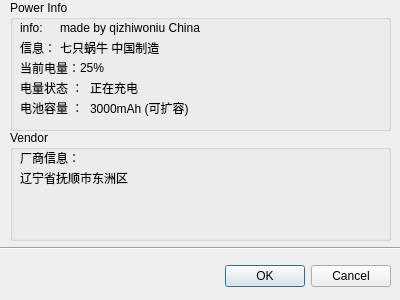
<?xml version="1.0" encoding="UTF-8"?>
<ui version="4.0">
 <class>Power</class>
 <widget class="QDialog" name="Power">
  <property name="geometry">
   <rect>
    <x>0</x>
    <y>0</y>
    <width>400</width>
    <height>300</height>
   </rect>
  </property>
  <property name="windowTitle">
   <string>INFO</string>
  </property>
  <widget class="QDialogButtonBox" name="buttonBox">
   <property name="geometry">
    <rect>
     <x>50</x>
     <y>260</y>
     <width>341</width>
     <height>32</height>
    </rect>
   </property>
   <property name="orientation">
    <enum>Qt::Orientation::Horizontal</enum>
   </property>
   <property name="standardButtons">
    <set>QDialogButtonBox::StandardButton::Cancel|QDialogButtonBox::StandardButton::Ok</set>
   </property>
  </widget>
  <widget class="Line" name="line">
   <property name="geometry">
    <rect>
     <x>-10</x>
     <y>240</y>
     <width>421</width>
     <height>16</height>
    </rect>
   </property>
   <property name="orientation">
    <enum>Qt::Orientation::Horizontal</enum>
   </property>
  </widget>
  <widget class="QGroupBox" name="groupBox">
   <property name="geometry">
    <rect>
     <x>10</x>
     <y>0</y>
     <width>381</width>
     <height>131</height>
    </rect>
   </property>
   <property name="title">
    <string>Power Info</string>
   </property>
   <widget class="QLabel" name="label">
    <property name="geometry">
     <rect>
      <x>10</x>
      <y>20</y>
      <width>41</width>
      <height>16</height>
     </rect>
    </property>
    <property name="text">
     <string>info:</string>
    </property>
   </widget>
   <widget class="QLabel" name="label_2">
    <property name="geometry">
     <rect>
      <x>50</x>
      <y>20</y>
      <width>321</width>
      <height>16</height>
     </rect>
    </property>
    <property name="text">
     <string>made by qizhiwoniu China</string>
    </property>
   </widget>
   <widget class="QLabel" name="label_3">
    <property name="geometry">
     <rect>
      <x>10</x>
      <y>40</y>
      <width>41</width>
      <height>16</height>
     </rect>
    </property>
    <property name="text">
     <string>信息：</string>
    </property>
   </widget>
   <widget class="QLabel" name="label_4">
    <property name="geometry">
     <rect>
      <x>50</x>
      <y>40</y>
      <width>321</width>
      <height>16</height>
     </rect>
    </property>
    <property name="text">
     <string>七只蜗牛 中国制造</string>
    </property>
   </widget>
   <widget class="QLabel" name="label_5">
    <property name="geometry">
     <rect>
      <x>10</x>
      <y>60</y>
      <width>61</width>
      <height>16</height>
     </rect>
    </property>
    <property name="text">
     <string>当前电量：</string>
    </property>
   </widget>
   <widget class="QLabel" name="label_6">
    <property name="geometry">
     <rect>
      <x>70</x>
      <y>60</y>
      <width>301</width>
      <height>16</height>
     </rect>
    </property>
    <property name="text">
     <string>25%</string>
    </property>
   </widget>
   <widget class="QLabel" name="label_7">
    <property name="geometry">
     <rect>
      <x>10</x>
      <y>80</y>
      <width>61</width>
      <height>16</height>
     </rect>
    </property>
    <property name="text">
     <string>电量状态 ：</string>
    </property>
   </widget>
   <widget class="QLabel" name="label_8">
    <property name="geometry">
     <rect>
      <x>80</x>
      <y>80</y>
      <width>291</width>
      <height>16</height>
     </rect>
    </property>
    <property name="text">
     <string>正在充电</string>
    </property>
   </widget>
   <widget class="QLabel" name="label_11">
    <property name="geometry">
     <rect>
      <x>10</x>
      <y>100</y>
      <width>61</width>
      <height>16</height>
     </rect>
    </property>
    <property name="text">
     <string>电池容量 ：</string>
    </property>
   </widget>
   <widget class="QLabel" name="label_12">
    <property name="geometry">
     <rect>
      <x>80</x>
      <y>100</y>
      <width>291</width>
      <height>16</height>
     </rect>
    </property>
    <property name="text">
     <string>3000mAh (可扩容)</string>
    </property>
   </widget>
  </widget>
  <widget class="QGroupBox" name="groupBox_2">
   <property name="geometry">
    <rect>
     <x>10</x>
     <y>130</y>
     <width>381</width>
     <height>111</height>
    </rect>
   </property>
   <property name="title">
    <string>Vendor</string>
   </property>
   <widget class="QLabel" name="label_9">
    <property name="geometry">
     <rect>
      <x>10</x>
      <y>20</y>
      <width>361</width>
      <height>16</height>
     </rect>
    </property>
    <property name="text">
     <string>厂商信息：</string>
    </property>
   </widget>
   <widget class="QLabel" name="label_10">
    <property name="geometry">
     <rect>
      <x>10</x>
      <y>40</y>
      <width>361</width>
      <height>16</height>
     </rect>
    </property>
    <property name="text">
     <string>辽宁省抚顺市东洲区</string>
    </property>
   </widget>
  </widget>
 </widget>
 <resources/>
 <connections>
  <connection>
   <sender>buttonBox</sender>
   <signal>accepted()</signal>
   <receiver>Power</receiver>
   <slot>accept()</slot>
   <hints>
    <hint type="sourcelabel">
     <x>248</x>
     <y>254</y>
    </hint>
    <hint type="destinationlabel">
     <x>157</x>
     <y>274</y>
    </hint>
   </hints>
  </connection>
  <connection>
   <sender>buttonBox</sender>
   <signal>rejected()</signal>
   <receiver>Power</receiver>
   <slot>reject()</slot>
   <hints>
    <hint type="sourcelabel">
     <x>316</x>
     <y>260</y>
    </hint>
    <hint type="destinationlabel">
     <x>286</x>
     <y>274</y>
    </hint>
   </hints>
  </connection>
 </connections>
</ui>
